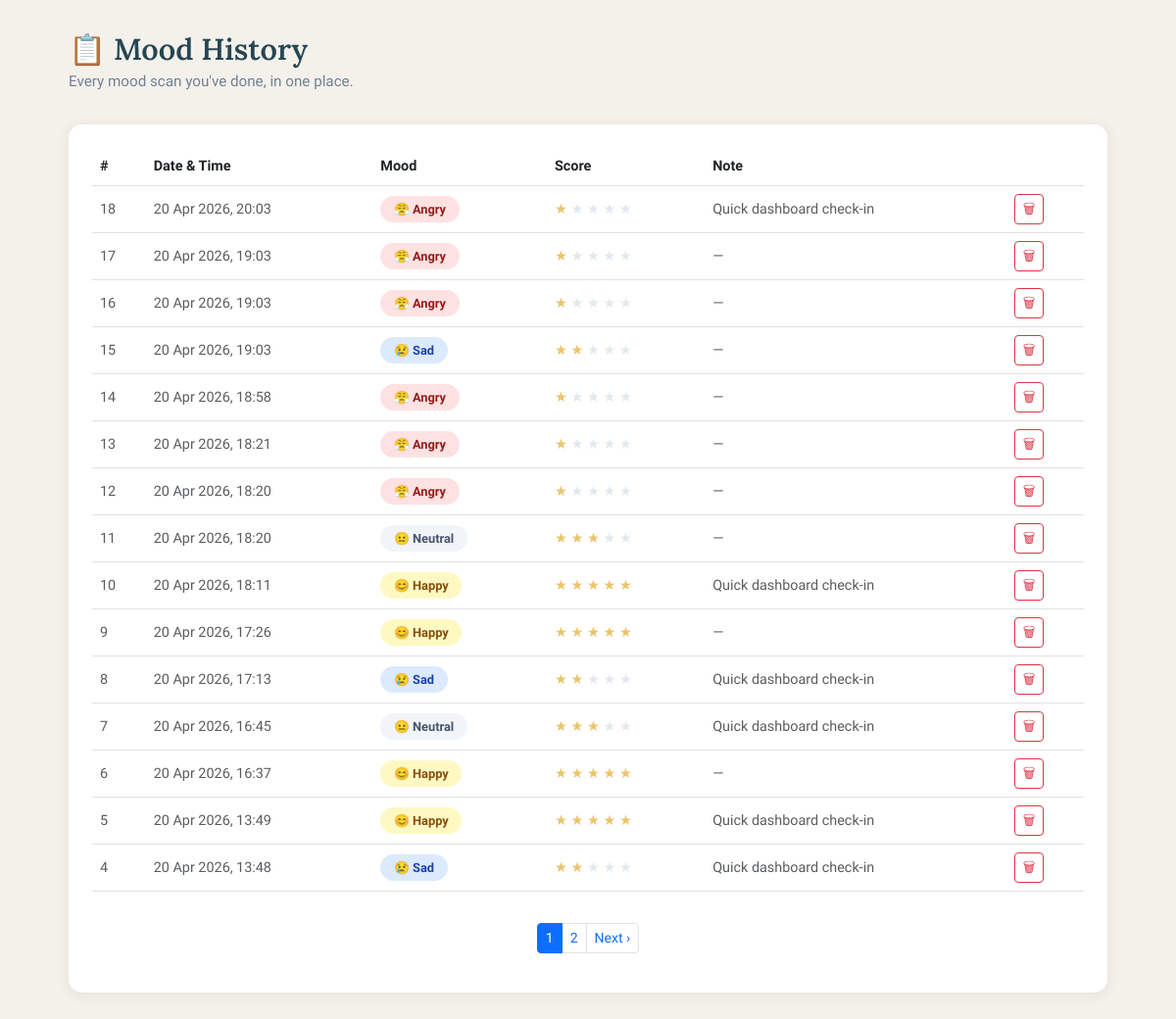
Screenshot of /history (signed in) with the database file from the repository.
### app.py (models this page shows, shortened)
class MoodLog(db.Model):
    __tablename__ = 'mood_logs'
    id         = db.Column(db.Integer, primary_key=True)
    user_id    = db.Column(db.Integer, db.ForeignKey('users.id'), nullable=False)
    mood       = db.Column(db.String(20), nullable=False)   # happy / sad / neutral / angry / surprised
    score      = db.Column(db.Integer,  nullable=False)     # 1–5 mapped from emotion
    note       = db.Column(db.Text,     nullable=True)      # optional user note
    created_at = db.Column(db.DateTime, default=datetime.utcnow)

### app.py (the view)
@app.route('/history')
@login_required
def history():
    page = request.args.get('page', 1, type=int)
    logs = (MoodLog.query
            .filter_by(user_id=current_user.id)
            .order_by(MoodLog.created_at.desc())
            .paginate(page=page, per_page=15, error_out=False))
    return render_template('history.html', logs=logs)

### app.py (called while the page is built)
@login_manager.user_loader
def load_user(user_id):
    return db.session.get(User, int(user_id))

### templates/history.html (shortened to what this page needs)
{% extends "base.html" %}
{% block content %}
<div class="page-wrapper">
  <h2 class="page-title">📋 Mood History</h2>
  <p class="page-subtitle">Every mood scan you've done, in one place.</p>
  {% if logs.items %}
    <div class="mm-card">
      <div class="table-responsive">
        <table class="table table-hover align-middle" style="font-size:0.9rem">
          <thead style="background:var(--teal-light)">
            <tr>
              <th>#</th>
              <th>Date & Time</th>
              <th>Mood</th>
              <th>Score</th>
              <th>Note</th>
              <th></th>
            </tr>
          </thead>
          <tbody>
            {% for log in logs.items %}
            <tr>
              <td class="text-muted">{{ log.id }}</td>
              <td class="text-muted">
                {{ log.created_at.strftime('%d %b %Y, %H:%M') }}
              </td>
              <td>
                <span class="mood-badge mood-{{ log.mood }}">
                  {% if log.mood == 'happy' %}😊
                  {% elif log.mood == 'sad' %}😢
                  {% elif log.mood == 'angry' %}😤
                  {% elif log.mood == 'surprised' %}😲
                  {% else %}😐{% endif %}
                  {{ log.mood }}
                </span>
              </td>
              <td>
                {% for i in range(1, 6) %}
                  <span style="color:{% if i <= log.score %}var(--amber){% else %}#e2e8f0{% endif %}">★</span>
                {% endfor %}
              </td>
              <td class="text-muted">{{ log.note or '—' }}</td>
              <td>
                <form method="POST"
                      action="{{ url_for('delete_log', log_id=log.id) }}"
                      onsubmit="return confirm('Delete this entry?')">
                  <button type="submit" class="btn btn-sm btn-outline-danger px-2 py-1">
                    🗑
                  </button>
                </form>
              </td>
            </tr>
            {% endfor %}
          </tbody>
        </table>
      </div>
      {% if logs.pages > 1 %}
      <nav class="mt-3 d-flex justify-content-center">
        <ul class="pagination pagination-sm">
          {% for p in logs.iter_pages() %}
            {% if p %}
              <li class="page-item {% if p == logs.page %}active{% endif %}">
                <a class="page-link" href="{{ url_for('history', page=p) }}">{{ p }}</a>
              </li>
            {% else %}
              <li class="page-item disabled"><span class="page-link">…</span></li>
            {% endif %}
          {% endfor %}
          {% if logs.has_next %}
            <li class="page-item">
              <a class="page-link" href="{{ url_for('history', page=logs.next_num) }}">Next ›</a>
            </li>
          {% endif %}
        </ul>
      </nav>
      {% endif %}
    </div>
  {% endif %}
</div>
{% endblock %}

### templates/base.html (shortened to what this page needs)
<!DOCTYPE html>
<html lang="en">
<head>
  <link href="https://cdn.jsdelivr.net/npm/bootstrap@5.3.0/dist/css/bootstrap.min.css" rel="stylesheet" />
  <link href="https://cdn.jsdelivr.net/npm/bootstrap-icons@1.11.0/font/bootstrap-icons.css" rel="stylesheet" />
</head>
{% set is_dashboard = request.endpoint == 'dashboard' %}
{% set is_admin_dashboard = request.endpoint == 'admin_dashboard' %}
{% set is_embedded = request.args.get('overlay') == '1' %}
{% set show_public_shell = (not current_user.is_authenticated) and (not is_dashboard) and (not is_admin_dashboard) and (not is_embedded) %}
<body class="{% block body_class %}{% endblock %}{% if is_embedded %} embedded-view{% endif %}">
  {% block content %}{% endblock %}
</body>
</html>

### templates/base.html (style rules this page uses)
:root { --teal: #2a9d8f; --teal-dark: #1f7a6e; --teal-light: #e8f7f5; --sand: #f4f1eb; --charcoal: #264653; --amber: #e9c46a; --coral: #e76f51; --text: #2d3748; --muted: #718096; --white: #ffffff; --shadow: 0 2px 16px rgba(0, 0, 0, 0.07); --radius: 14px; }
* { box-sizing: border-box; }
html, body { min-height: 100%; }
body { margin: 0; font-family: "Plus Jakarta Sans", sans-serif; background: var(--sand); color: var(--text); min-height: 100vh; display: flex; flex-direction: column; }
h1, h2, h3, h4, h5, h6 { font-family: "Lora", serif; font-weight: 600; }
a { color: var(--teal); text-decoration: none; }
.mm-card { background: var(--white); border: none; border-radius: var(--radius); box-shadow: var(--shadow); padding: 1.5rem; }
.mood-badge { display: inline-block; padding: 0.25rem 0.85rem; border-radius: 100px; font-size: 0.8rem; font-weight: 600; text-transform: capitalize; }
.mood-happy { background: #fef9c3; color: #854d0e; }
.mood-sad { background: #dbeafe; color: #1e40af; }
.mood-neutral { background: #f1f5f9; color: #475569; }
.mood-angry { background: #fee2e2; color: #991b1b; }
.page-wrapper { max-width: 1100px; margin: 0 auto; padding: 2rem 1.25rem 4rem; width: 100%; flex: 1 0 auto; }
.page-title { font-size: 1.9rem; color: var(--charcoal); margin-bottom: 0.25rem; }
.page-subtitle { color: var(--muted); margin-bottom: 2rem; font-size: 0.95rem; }

### rows the page displays
MoodLog: id "18", created_at "20 Apr 2026, 20:03", mood "Angry", note "Quick dashboard check-in"
MoodLog: id "17", created_at "20 Apr 2026, 19:03", mood "Angry", note "—"
MoodLog: id "16", created_at "20 Apr 2026, 19:03", mood "Angry", note "—"
MoodLog: id "15", created_at "20 Apr 2026, 19:03", mood "Sad", note "—"
MoodLog: id "14", created_at "20 Apr 2026, 18:58", mood "Angry", note "—"
MoodLog: id "13", created_at "20 Apr 2026, 18:21", mood "Angry", note "—"
MoodLog: id "12", created_at "20 Apr 2026, 18:20", mood "Angry", note "—"
MoodLog: id "11", created_at "20 Apr 2026, 18:20", mood "Neutral", note "—"
MoodLog: id "10", created_at "20 Apr 2026, 18:11", mood "Happy", note "Quick dashboard check-in"
MoodLog: id "9", created_at "20 Apr 2026, 17:26", mood "Happy", note "—"
MoodLog: id "8", created_at "20 Apr 2026, 17:13", mood "Sad", note "Quick dashboard check-in"
MoodLog: id "7", created_at "20 Apr 2026, 16:45", mood "Neutral", note "Quick dashboard check-in"
MoodLog: id "6", created_at "20 Apr 2026, 16:37", mood "Happy", note "—"
MoodLog: id "5", created_at "20 Apr 2026, 13:49", mood "Happy", note "Quick dashboard check-in"
MoodLog: id "4", created_at "20 Apr 2026, 13:48", mood "Sad", note "Quick dashboard check-in"

### other values shown
{{ p }} "1" "2"
